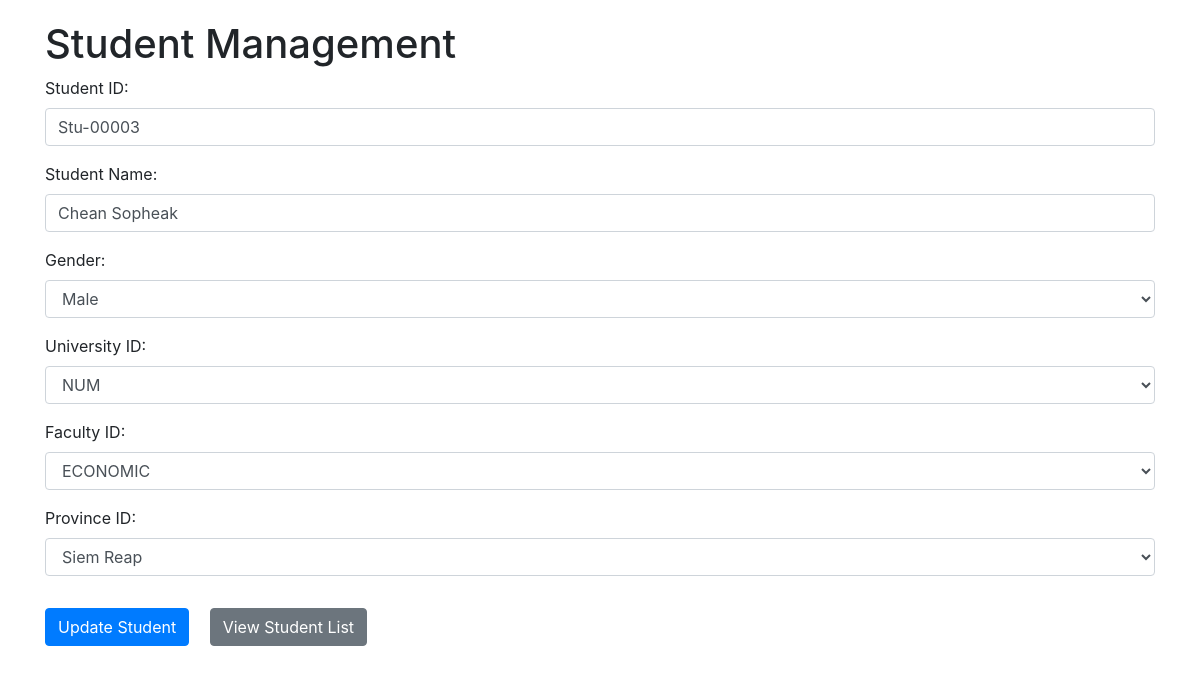
The page /index.php?edit=Stu-00003 on the database its author committed.
### tables this page shows
CREATE TABLE `student` (
  `student_id` varchar(10) NOT NULL,
  `student_name` varchar(40) NOT NULL,
  `gender` varchar(6) NOT NULL,
  `stu_university_id` varchar(10) NOT NULL,
  `stu_faculty_id` varchar(15) NOT NULL,
  `stu_province_id` varchar(12) NOT NULL
);

### index.php (the view, shortened to what this page needs)
<?php
include 'db.php';
if (isset($_GET['edit'])) {
    $id = $conn->real_escape_string($_GET['edit']);
    $sql = "SELECT * FROM student WHERE student_id='$id'";
    $result = $conn->query($sql);
    $student = $result->fetch_assoc();
} else {
    $student = null;
}
?>
<!DOCTYPE html>
<html lang="en">
<head>
    <link href="https://maxcdn.bootstrapcdn.com/bootstrap/4.5.2/css/bootstrap.min.css" rel="stylesheet">
</head>
<body>
<div class="container">
    <h1>Student Management</h1>
    <form method="POST" action="">
        <div class="form-group">
            <label for="student_id">Student ID:</label>
            <input type="text" class="form-control" id="student_id" name="student_id" value="<?php echo htmlspecialchars($student['student_id'] ?? ''); ?>" required>
        </div>
        <div class="form-group">
            <label for="student_name">Student Name:</label>
            <input type="text" class="form-control" id="student_name" name="student_name" value="<?php echo htmlspecialchars($student['student_name'] ?? ''); ?>" required>
        </div>
        <div class="form-group">
            <label for="gender">Gender:</label>
            <select class="form-control" id="gender" name="gender" required>
                <option value="Male" <?php echo (isset($student['gender']) && $student['gender'] == 'Male') ? 'selected' : ''; ?>>Male</option>
            </select>
        </div>
        <div class="form-group">
            <label for="stu_university_id">University ID:</label>
            <select class="form-control" id="stu_university_id" name="stu_university_id" required>
                <option value="NUM" <?php echo (isset($student['stu_university_id']) && $student['stu_university_id'] == 'NUM') ? 'selected' : ''; ?>>NUM</option>
            </select>
        </div>
        <div class="form-group">
            <label for="stu_faculty_id">Faculty ID:</label>
            <select class="form-control" id="stu_faculty_id" name="stu_faculty_id" required>
                <option value="ECONOMIC" <?php echo (isset($student['stu_faculty_id']) && $student['stu_faculty_id'] == 'ECONOMIC') ? 'selected' : ''; ?>>ECONOMIC</option>
            </select>
        </div>
        <div class="form-group">
            <label for="stu_province_id">Province ID:</label>
            <select class="form-control" id="stu_province_id" name="stu_province_id" required>
                <option value="Siem Reap" <?php echo (isset($student['stu_province_id']) && $student['stu_province_id'] == 'Siem Reap') ? 'selected' : ''; ?>>Siem Reap</option>
            </select>
        </div>
        <button type="submit" class="btn btn-primary" name="<?php echo isset($student) ? 'update' : 'add'; ?>"><?php echo isset($student) ? 'Update Student' : 'Add Student'; ?></button>
        <a href="studentList.php" class="btn btn-secondary m-3">View Student List</a>
    </form>
</body>
</html>

### index.php (style rules this page uses)
.container { margin-top: 20px; }

### rows shown on the page
student: student_id "Stu-00003", student_name "Chean Sopheak", gender "Male", stu_university_id "NUM", stu_faculty_id "ECONOMIC", stu_province_id "Siem Reap"
